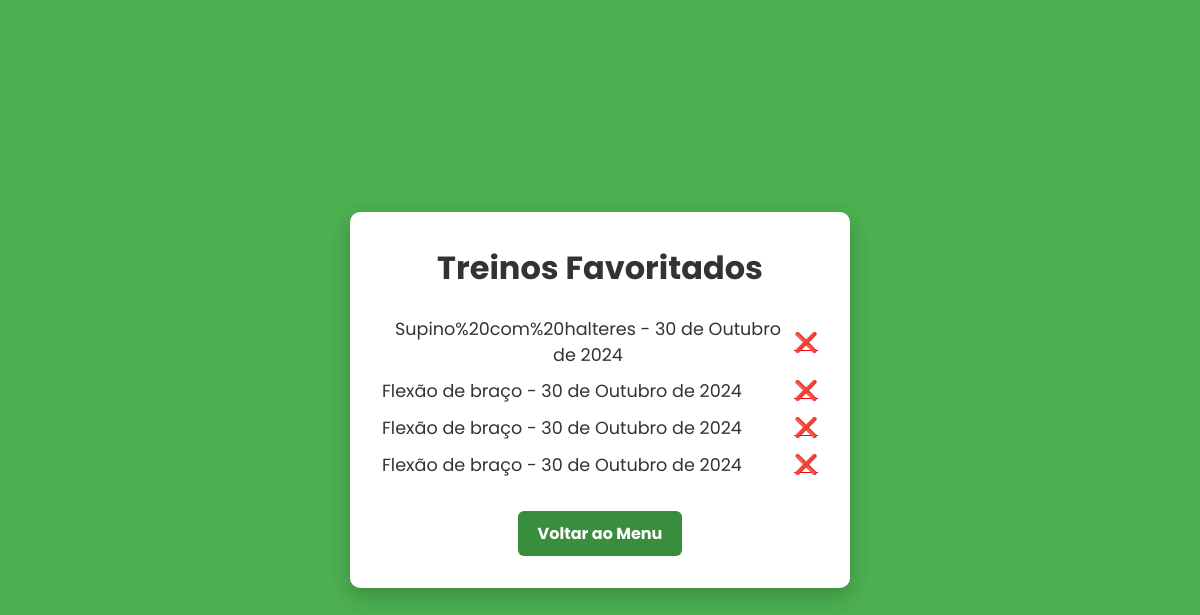
/favoritos/ (signed in), run on an earlier commit of the app's database.
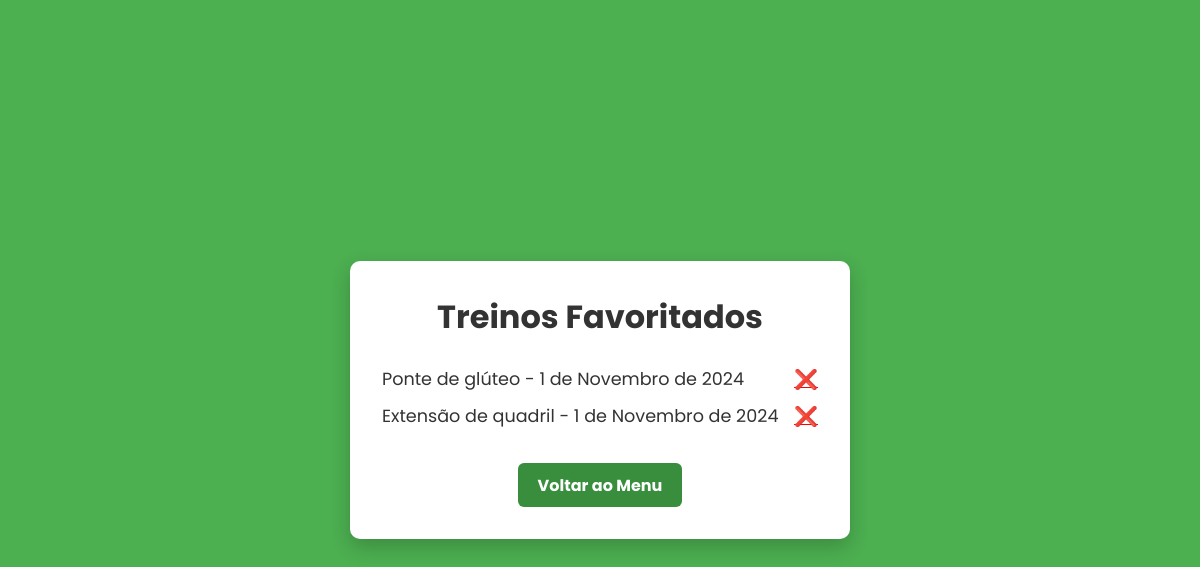
And on a later commit of the database.
### app_fitplan/models.py (models this page shows, shortened)
class Favorito(models.Model):
    usuario = models.ForeignKey(User, on_delete=models.CASCADE)
    treino = models.ForeignKey(Treino, on_delete=models.CASCADE)
    exercicio = models.CharField(max_length=255)

class Treino(models.Model):
    usuario = models.ForeignKey(User, on_delete=models.CASCADE)
    intensidade = models.CharField(max_length=50)
    duracao = models.CharField(max_length=50)
    local = models.CharField(max_length=50)
    data = models.DateField(auto_now_add=True)
    exercicios = models.JSONField()

### app_fitplan/views.py (the view)
# urls.py: path('favoritos/', views.treinos_favoritos, name='treinos_favoritos'),
def treinos_favoritos(request):
    favoritos = Favorito.objects.filter(usuario=request.user)
    return render(request, 'favoritos.html', {'favoritos': favoritos})

### app_fitplan/templates/favoritos.html (shortened to what this page needs)
<!DOCTYPE html>
<html lang="pt-br">
<head>
</head>
<body>
    <div class="container">
        <h1>Treinos Favoritados</h1>
        <ul class="favorito-list">
            {% for favorito in favoritos %}
                <li class="favorito-item">
                    {{ favorito.exercicio }} - {{ favorito.treino.data }}
                    <a href="{% url 'remover_favorito' favorito.id %}" class="remove-favorito">❌</a>
                </li>
            {% endfor %}
        </ul>
        <a href="{% url 'menu' %}" class="back-button">Voltar ao Menu</a>
    </div>
</body>
</html>

What changed in the data, as far as the page shows it:
removed Favorito: exercicio "Supino%20com%20halteres", treino.data "30 de Outubro de 2024"
removed Favorito: exercicio "Flexão de braço", treino.data "30 de Outubro de 2024"
removed Favorito: exercicio "Flexão de braço", treino.data "30 de Outubro de 2024"
removed Favorito: exercicio "Flexão de braço", treino.data "30 de Outubro de 2024"
added Favorito: exercicio "Ponte de glúteo", treino.data "1 de Novembro de 2024"
added Favorito: exercicio "Extensão de quadril", treino.data "1 de Novembro de 2024"
